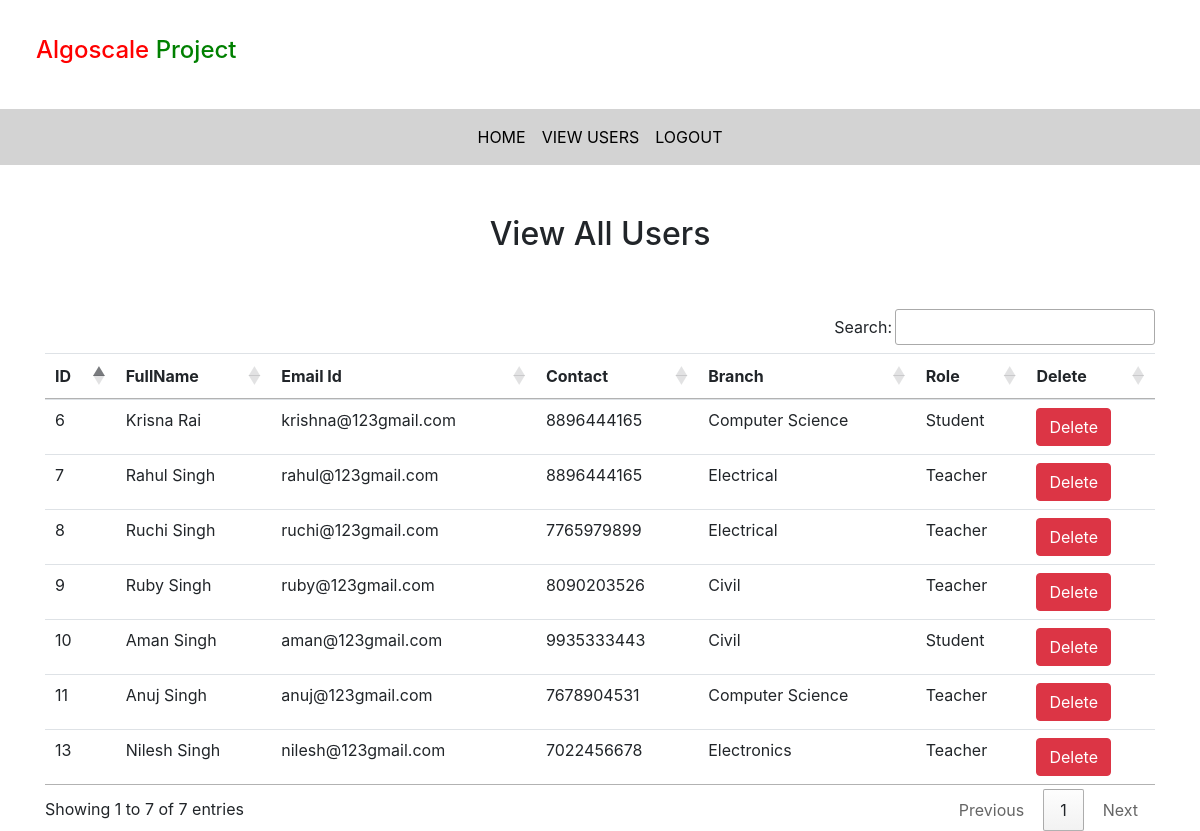
/view_user (signed in), run on the app's committed database.
### notes/models.py (models this page shows, shortened)
class Signup(models.Model):
    user = models.ForeignKey(User,on_delete=models.CASCADE)
    contact = models.CharField(max_length=10, null=True)
    branch = models.CharField(max_length=30)
    role = models.CharField(max_length=15)

### notes/views.py (the view)
# urls.py: path('view_user',views.View_User,name='view_user'),
def View_User(request):
    if not request.user.is_staff:
         return redirect('login')
    sig = Signup.objects.all()
    s = {'sig':sig}
    return render(request, 'view_user.html', s)

### notes/templates/view_user.html
{% extends 'admin_nav.html' %}
{% block body %}
{% load static %}
<div class="container" style="margin-top: 50px;">
   <h2 class="text-center">View All Users</h2>
   <br><br>
   <table class="table table-hover" id="example">
       <thead>
           <tr>
               <th>ID</th>
               <th>FullName</th>
               <th>Email Id</th>
               <th>Contact</th>
               <th>Branch</th>
               <th>Role</th>
               <th>Delete</th>
           </tr>
       </thead>
       <tbody>
           {% for i in sig  %}
           <tr>
               <td>{{i.id}}</td>
               <td>{{i.user.first_name}} {{i.user.last_name}}</td>
               <td>{{i.user}}</td>
               <td>{{i.contact}}</td>
               <td>{{i.branch}}</td>
               <td>{{i.role}}</td>
               <td><a href="{% url 'delete_user' i.id  %}"  class="btn btn-danger" onclick="return confirm('Dou You want to delete')">Delete</a></td>
           </tr>
           {% endfor %}
       </tbody>
   </table>
</div>
{% endblock %}

### notes/templates/admin_nav.html (shortened to what this page needs)
<!DOCTYPE html>
<html lang="en">
<head>
  {% load static %}
  <link rel="stylesheet" href="https://maxcdn.bootstrapcdn.com/bootstrap/4.3.1/css/bootstrap.min.css">
  <link rel="stylesheet" href="https://use.fontawesome.com/releases/v5.6.3/css/all.css">
  <link rel="stylesheet" href="{%  static 'css/mystyle.css' %}">
   <link rel="stylesheet" href="https://cdn.datatables.net/1.10.21/css/jquery.dataTables.min.css">
   <link rel="stylesheet" href="https://cdn.datatables.net/buttons/1.6.2/css/buttons.dataTables.min.css">
</head>
  <body>
      <h4 style="padding: 3%;"><span style="color: red;">Algoscale</span> <span style="color: green;">Project</span></h4>
         <nav class="navbar navbar-expand-sm justify-content-center" style="background-color:lightgrey;">
             <ul class='navbar-nav'>
                 <li class="navbar-item">
                     <a class="nav-link" href="{% url 'admin_home' %}">HOME</a>
                 </li>
                <li class="navbar-item">
                    <a class="nav-link" href="{% url 'view_user' %}">VIEW USERS</a>
                </li>
                <li class="navbar-item">
                    <a class="nav-link" href="{% url 'logout' %}">LOGOUT</a>
                </li>
             </ul>
         </nav>
</body>
</html>
{% block  body %}
{% endblock %}

### notes/static/css/mystyle.css (style rules this page uses)
.nav-link { color:black; }

### data on the page
Signup: id "6", user.first_name "Krisna", user.last_name "Rai", user "krishna@123gmail.com", contact "8896444165", branch "Computer Science", role "Student"
Signup: id "7", user.first_name "Rahul", user.last_name "Singh", user "rahul@123gmail.com", contact "8896444165", branch "Electrical", role "Teacher"
Signup: id "8", user.first_name "Ruchi", user.last_name "Singh", user "ruchi@123gmail.com", contact "7765979899", branch "Electrical", role "Teacher"
Signup: id "9", user.first_name "Ruby", user.last_name "Singh", user "ruby@123gmail.com", contact "8090203526", branch "Civil", role "Teacher"
Signup: id "10", user.first_name "Aman", user.last_name "Singh", user "aman@123gmail.com", contact "9935333443", branch "Civil", role "Student"
Signup: id "11", user.first_name "Anuj", user.last_name "Singh", user "anuj@123gmail.com", contact "7678904531", branch "Computer Science", role "Teacher"
Signup: id "13", user.first_name "Nilesh", user.last_name "Singh", user "nilesh@123gmail.com", contact "7022456678", branch "Electronics", role "Teacher"
